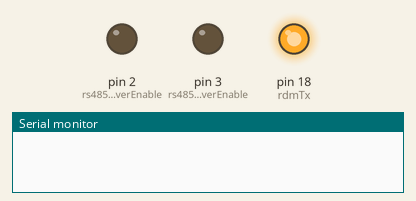
Bench run of a sketch on a simulated Arduino Leonardo, built with avr-gcc and run on an emulated ATmega32U4. On the bench: output pins drawn as LEDs (lit = HIGH), the last lines printed to the serial monitor. The modem accepts every AT command (registered, SIM ready, sends succeed) and sends nothing else.

Above: at 2.1 s.
At 3.2 s:
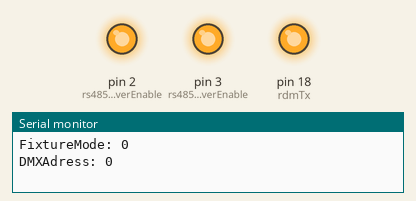
Timing chart, 0 to 4.7 s (numbered marks = the images above):
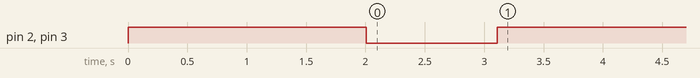

The sketch:

RDMTEST_BIB.ino
```cpp
#include "RDMmaster.h"

  RDMmasterClass RDM;
  int DMX;
  int fixturemode = 0;
  int DMXAdress = 0;
void setup(){


  RDM.initPins();
  RDM.initRDMdata();
  RDM.setDMXaddress(100);
  delay(1000);
  RDM.setFixtureMode(1);
  delay(1000);
  fixturemode = RDM.getFixtureMode();
  Serial.print("FixtureMode: ");
  Serial.println(fixturemode);
  DMXAdress = RDM.getDMXAdress();
  Serial.print("DMXAdress: ");
  Serial.println(DMXAdress);

  //RDM.DMXtransmit(1,20);
  //RDM.DMXtransmit(2,50);
  //RDM.DMXtransmit(11,255);
}

void loop() {
}
```

RDMmaster.cpp
```cpp
#include "RDMmaster.h"
#include "Arduino.h"

byte RDMdataTx[257]; //Til at gemme de nuværende RDM pakke data
byte RDMdataRx[257]; //Til at gemme de nuværende RDM pakke data
byte dmx_data[513]; //Til at gemme de nuværende DMX data slots
unsigned int dmx_data_slots = 0;  //Angiver hvor mange slots der anvendes i DMX512 framen
char print_line[100]; //Til temp print line

RDMmasterClass RDM;

RDMmasterClass::RDMmasterClass(){}

// Init pin configurations
void RDMmasterClass::initPins()
{
  pinMode(rdmTx, OUTPUT);
  pinMode(rdmRx, INPUT_PULLUP);
  pinMode(rs485DriverEnable, OUTPUT);
  pinMode(rs485RecieverEnable, OUTPUT);
  digitalWrite(rdmTx, HIGH);  //Idle dmx er høj i mark before break (MBB)
  digitalWrite(rs485DriverEnable, HIGH);  //Active high
  digitalWrite(rs485RecieverEnable, HIGH);  //Active low
  Serial.begin(9600);
}

// Init RDM data
void RDMmasterClass::initRDMdata()
{
  // RDM command
  RDMdataTx[0] = 0xCC;    // START code
  RDMdataTx[1] = 0x01;    // Sub START code
  RDMdataTx[2] = 0x00;    // Msg length (without checksum)
  // Destination UID
  RDMdataTx[3] = 0x4D;    // Manufacturer ID (Martin specific)
  RDMdataTx[4] = 0x50;    // Manufacturer ID (Martin specific)
  RDMdataTx[5] = 0x01;    // RDM ID (Fixture specific)
  RDMdataTx[6] = 0x08;    // RDM ID (Fixture specific)
  RDMdataTx[7] = 0x7F;    // RDM ID (Fixture specific)
  RDMdataTx[8] = 0x2D;    // RDM ID (Fixture specific)
  // Source UID
  RDMdataTx[9] =  0x4D;    // Manufacturer ID (Martin specific)
  RDMdataTx[10] = 0x50;   // Manufacturer ID (Martin specific)
  RDMdataTx[11] = 0x00;   // RDM ID (Source specific)
  RDMdataTx[12] = 0x00;   // RDM ID (Source specific)
  RDMdataTx[13] = 0x00;   // RDM ID (Source specific)
  RDMdataTx[14] = 0x00;   // RDM ID (Source specific)

  RDMdataTx[15] = 0x00;   // Transaction number
  RDMdataTx[16] = 0x01;   // Port ID / Response type
  RDMdataTx[17] = 0x00;   // Msg count
  RDMdataTx[18] = 0x00;   // Sub-device MSB
  RDMdataTx[19] = 0x00;   // Sub-device LSB
  // Parameter data
  RDMdataTx[20] = 0x00;   // Command Class (GET=0x20, SET=0x30)
  RDMdataTx[21] = 0x00;   // Parameter ID MSB
  RDMdataTx[22] = 0x00;   // Parameter ID LSB
  RDMdataTx[23] = 0x00;   // Parameter Data Length
  RDMdataTx[24] = 0x00;   // Parameter Data MSB
  RDMdataTx[25] = 0x00;   // Parameter Data LSB
  RDMdataTx[26] = 0x00;   // Checksum MSB
  RDMdataTx[27] = 0x00;   // Checksum LSB
}

void RDMmasterClass::setFixtureMode(unsigned int fixtureMode)
{
 //Send RDM fixture mode
  RDMdataTx[2] = 0x19; //Msg length 25 (without checksum)
  RDMdataTx[20] = 0x30; //Command Class (Get/Set)
  RDMdataTx[21] = 0x00; //Parameter Identifier (PID) MSB
  RDMdataTx[22] = 0xE0; //Parameter Identifier (PID) LSB
  RDMdataTx[23] = 0x01; //Paremeter Data Lenght (PDL)
  RDMdataTx[24] = fixtureMode; //Parameter Data

  RDMtransmit(27);  //27 grundet 1 parameter data
  }

// Set DMX address to requested value
void RDMmasterClass::setDMXaddress(uint16_t DMXaddress)
{
  RDMdataTx[2] = 0x1A;    // Msg length (without checksum)
  RDMdataTx[20] = 0x30;   // Command Class (GET=0x20, SET=0x30)
  RDMdataTx[21] = 0x00;   // Parameter ID MSB
  RDMdataTx[22] = 0xF0;   // Parameter ID LSB
  RDMdataTx[23] = 0x02;   // Parameter Data Length
  RDMdataTx[24] = DMXaddress >> 8;      // Parameter Data MSB
  RDMdataTx[25] = DMXaddress & 0x00FF;  // Parameter Data LSB

  RDMtransmit(28);
}

//Send RDM get fixture mode
int RDMmasterClass::getFixtureMode()
{
  RDMdataTx[2] = 0x18; //Msg length 24 (without checksum)
  RDMdataTx[20] = 0x20; //Command Class (Get/Set)
  RDMdataTx[21] = 0x00; //Parameter Identifier (PID) MSB
  RDMdataTx[22] = 0xE0; //Parameter Identifier (PID) LSB
  RDMdataTx[23] = 0x00; //Paremeter Data Lenght (PDL)

  RDMtransmit(26);  //26 grundet 0 parameter data
  if (RDMrecieve(28) == true)  //Hvis der ikke er fejl i modtagelse af svar (28 grundet 2 parameter data)
  {
    //Sender BT return pakke
    //sprintf(print_line,"Fixturemode: %u",RDMdataRx[24]);
    //Serial.println(print_line);
    return RDMdataRx[24];
  }
  else  //Hvis der er fejl i modtagelse af svar
  {
    //Sender BT return pakke
    //sprintf(print_line,"Fixturemode: error");
    //Serial.println(print_line);
    return 0;
  }
  }

// RDM transmit
 void RDMmasterClass::RDMtransmit(unsigned int rdm_data_slots)
{
  int index = 0;

  //RS-485 driver enable and receiver disable
  digitalWrite(rs485DriverEnable, HIGH);  //Active high
  digitalWrite(rs485RecieverEnable, HIGH);  //Active low

  calculate_rdm_checksum(true, false);  //Checksum udregnes og indsættes i globalt rdm_data_tx array

  //Break i minimum 176 us
  digitalWrite(rdmTx, LOW);
  delayMicroseconds(176);  //Min break time

  //Mark after break i minimum 12 us
  digitalWrite(rdmTx, HIGH);
  delayMicroseconds(12);  //Min mark after break

  Serial1.begin(250000, SERIAL_8N2);   //UART 1 - RDM TX med 1 startbit, 8 databit og 2 stopbit

  //Det samlede rdm_data_tx array sendes
  while (index < rdm_data_slots)
  {
    Serial1.write(RDMdataTx[index]);  //Sender dmx data slot
    index++;
  }

  Serial1.end();  //Deaktiver UART 1
  pinMode(rdmTx,OUTPUT); //Skift til digital output
  digitalWrite(rdmTx, HIGH);  //Idle er høj i mark before break (MBB)
}

int RDMmasterClass::getDMXAdress()
{
  unsigned int temp = 0;

  //Send RDM get dmx address
  RDMdataTx[2] = 0x18; //Msg length 24 (without checksum)
  RDMdataTx[20] = 0x20; //Command Class (Get/Set)
  RDMdataTx[21] = 0x00; //Parameter Identifier (PID) MSB
  RDMdataTx[22] = 0xF0; //Parameter Identifier (PID) LSB
  RDMdataTx[23] = 0x00; //Paremeter Data Lenght (PDL)

  RDMtransmit(26);  //26 grundet 0 parameter data

  if (RDMrecieve(28) == true)  //Hvis der ikke er fejl i modtagelse af svar (28 grundet 2 parameter data)
  {
    //Sender BT return pakke
    temp = RDMdataRx[24]; //MSB
    temp = temp << 8;
    temp = temp + RDMdataRx[25]; //LSB
    //sprintf(print_line,"DMX Adress: %u",temp);
    //Serial.println(print_line);
    return temp;
  }
  else  //Hvis der er fejl i modtagelse af svar
  {
    //Sender BT return pakke
    //sprintf(print_line,"DMX Adress: error");
    //Serial.println(print_line);
    return 0;
  }

}

boolean RDMmasterClass::calculate_rdm_checksum(boolean tx_flag, boolean rx_flag)
{
  int index = 0;
  unsigned int checksum = 0;

  if (tx_flag == true)
  {
    while (index < (RDMdataTx[2]))
    {
      checksum = checksum + RDMdataTx[index];
      index++;
    }
    RDMdataTx[RDMdataTx[2]] = checksum >> 8; //MSB
    checksum = checksum << 8;
    RDMdataTx[RDMdataTx[2] + 1] = checksum >> 8;  //LSB
  }

  if (rx_flag == true)
  {
    while (index < (RDMdataRx[2]))
    {
      checksum = checksum + RDMdataRx[index];
      index++;
    }

    if (RDMdataRx[RDMdataRx[2]] != (checksum >> 8)) //MSB
    {
      return false;
    }

    checksum = checksum << 8;
    if (RDMdataRx[RDMdataRx[2] + 1] != (checksum >> 8)) //LSB
    {
      return false;
    }

    return true;
  }
}

boolean RDMmasterClass::RDMrecieve(unsigned int rdm_data_slots)
{
  int index = 0;
  byte temp = 0;
  unsigned int frame_size = rdm_data_slots; //Sættes indledningsvist til maskimal tilladt størrelse
  unsigned long timestamp = millis();

  //RS-485 driver disable and receiver enable
  digitalWrite(rs485DriverEnable, LOW);  //Active high
  digitalWrite(rs485RecieverEnable, LOW);  //Active low

  Serial1.begin(250000, SERIAL_8N2);

  while (Serial1.available() == 0)  //Vent på ny karakter modtages i bufferen
  {
    if (millis() > (timestamp + 1000))  //Timeout hvis der ventes længere end 1 sek
    {
      Serial1.end();  //Deaktiver UART 1
      pinMode(rdmTx,OUTPUT); //Skift til digital output
      digitalWrite(rdmTx, HIGH);  //Idle er høj i mark before break (MBB)

      //RS-485 driver enable and receiver disable
      digitalWrite(rs485DriverEnable, HIGH);  //Active high
      digitalWrite(rs485RecieverEnable, HIGH);  //Active low
      return false;
    }
  }

  delay(100);  //Wait for a complete RDM frame to be received

  temp = Serial1.read();
  timestamp = millis(); //Nulstiller timer

  while (temp != 0xCC)  //Vent til CC start kode læses fra buffer
  {
    if (millis() > (timestamp + 1000) || (index >= rdm_data_slots))  //Timeout hvis der ventes længere end 1 sek eller max frame størrelse overskrides
    {
      while (Serial1.available() > 0) //Flush RX buffer in serial 1
      {
        Serial1.read();
      }

      Serial1.end();  //Deaktiver UART 1
      pinMode(rdmTx,OUTPUT); //Skift til digital output
      digitalWrite(rdmTx, HIGH);  //Idle er høj i mark before break (MBB)

      //RS-485 driver enable and receiver disable
      digitalWrite(rs485DriverEnable, HIGH);  //Active high
      digitalWrite(rs485RecieverEnable, HIGH);  //Active low
      return false;
    }
    temp = Serial1.read();
    index++;
  }
  RDMdataRx[0] = temp;  //Ligger 0xCC over i den første plads

  index = 1;
  while (index < frame_size) //Get chars from uart buffer
  {
    RDMdataRx[index] = Serial1.read();

    if (index >= rdm_data_slots)  //Hvis max frame størrelse overskrides
    {
      while (Serial1.available() > 0) //Flush RX buffer in serial 1
      {
        Serial1.read();
      }
      Serial1.end();  //Deaktiver UART 1
      pinMode(rdmTx,OUTPUT); //Skift til digital output
      digitalWrite(rdmTx, HIGH);  //Idle er høj i mark before break (MBB)

      //RS-485 driver enable and receiver disable
      digitalWrite(rs485DriverEnable, HIGH);  //Active high
      digitalWrite(rs485RecieverEnable, HIGH);  //Active low

      return false;
    }
    if (index == 2) //Opdater message length når pakke længden er modtaget
    {
      frame_size = RDMdataRx[2] + 2; //Plus to da checksum ikke er med i message længden
    }
    index++;
  }

  while (Serial1.available() > 0) //Flush RX buffer in serial 1
  {
    Serial1.read();
  }

  Serial1.end();  //Deaktiver UART 1
  pinMode(rdmTx,OUTPUT); //Skift til digital output
  digitalWrite(rdmTx, HIGH);  //Idle er høj i mark before break (MBB)

  //RS-485 driver enable and receiver disable
  digitalWrite(rs485DriverEnable, HIGH);  //Active high
  digitalWrite(rs485RecieverEnable, HIGH);  //Active low

  index = 0;
  while (index < 6) //Hvis pakke destination UID ikke er til controllerens source UID
  {
    if (RDMdataRx[index + 3] != RDMdataTx[index + 9])
    {
      return false;
    }
    index++;
  }

  if (RDMdataRx[16] != 0) //Hvis RDM response type ikke er ACK
  {
    return false;
  }

  if (calculate_rdm_checksum(false, true) == false)  //Hvis checksum ikke er korrekt
  {
    return false;
  }
  return true;
}

void RDMmasterClass::DMXtransmit(unsigned int channel_number, unsigned int channel_value)
{
  dmx_data[channel_number] = channel_value;
  int index = 0;
  int dmx_data_slots_diff = 0;
  static unsigned long timestamp = micros(); //Sættes kun første gang


  if (micros() < timestamp) //Hvis der er sket overflow nulstilles timestamp og returnerer
  {
    timestamp = micros();
    return;
  }

  if (micros() < (timestamp + 22728)) //Hvis minimum periodetid på 44 Hz ikke er gået imellem frames skal den returnere
  {
    return;
  }
  else  //Hvis minimum periodetid er gået sendes en frame og timestamp nulstilles
  {
    timestamp = micros(); //Timestamp nulstilles

    //RS-485 driver enable and receiver disable
    digitalWrite(rs485DriverEnable, HIGH);  //Active high
    digitalWrite(rs485RecieverEnable, HIGH);  //Active low

    //Break i minimum 92 us
    digitalWrite(rdmTx, LOW);
    delayMicroseconds(92);  //Min break time

    //Mark after break i minimum 12 us + min frame lenght
    digitalWrite(rdmTx, HIGH);
    if (dmx_data_slots >= 24) //Hvis minimum frame tid kan overholdes (start slot + 24 data slots + min break + min mark after break = 1204 us)
    {
      delayMicroseconds(12);  //Min mark after break
    }
    else //Hvis minimum frame tid ikke kan overholdes
    {
      dmx_data_slots_diff = 24 - dmx_data_slots;
      delayMicroseconds(12);  //Min mark after break
      delayMicroseconds(dmx_data_slots_diff*44);  //Ekstra break tid for at overholdes 1204 us (44 us svarer til en dmx data slot tid)
    }

    Serial1.begin(250000, SERIAL_8N2);   //UART 1 - DMX TX med 1 startbit, 8 databit og 2 stopbit

    dmx_data[0] = 0x00;  //Start code is null

    while (index <= dmx_data_slots)
    {
      Serial1.write(dmx_data[index]);  //Sender dmx data slot
      index++;
    }
    Serial1.end();  //Deaktiver UART 1
    pinMode(rdmTx,OUTPUT); //Skift til digital output
    digitalWrite(rdmTx, HIGH);  //Idle er høj i mark before break (MBB)
  }
}
```

RDMmaster.h
```cpp
#ifndef RDMmaster_h
#define RDMmaster_h

#include <Arduino.h>

#define rdmTx 18
#define rdmRx 19
#define rs485DriverEnable 3
#define rs485RecieverEnable 2

class RDMmasterClass
{

  public:
    RDMmasterClass();

    void initPins();
    void initRDMdata();
    void setFixtureMode(unsigned int fixtureMode);
    void setDMXaddress(uint16_t DMXaddress);
    int getFixtureMode();
    void RDMtransmit(unsigned int rdm_data_slots);
    int getDMXAdress();
    boolean calculate_rdm_checksum(boolean tx_flag, boolean rx_flag);
    boolean RDMrecieve(unsigned int rdm_data_slots);
    void DMXtransmit(unsigned int channel_number, unsigned int channel_value);
};
extern RDMmasterClass RDM;

#endif
```
